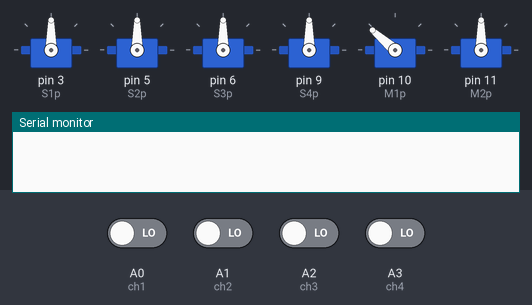
The sketch below on a simulated Arduino Uno, built with avr-gcc and run on an emulated ATmega328P. On the bench: 6 × servo, the last lines printed to the serial monitor. Inputs (shaded band) come from the test bench; at power-on: A0 (ch1), A1 (ch2), A2 (ch3), A3 (ch4) LOW.

Above: at 0.1 s.
At 5.1 s:
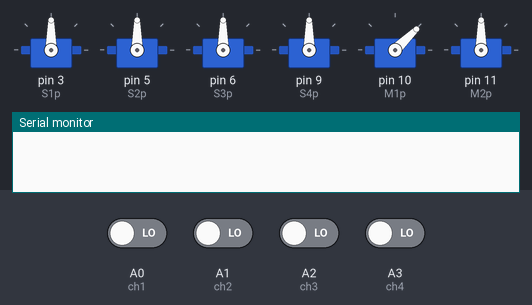
At 15.1 s:
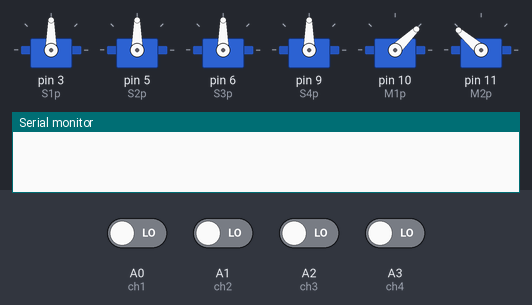
At 20.1 s:
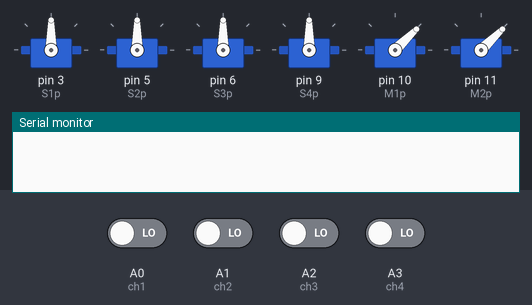
At 34.1 s:
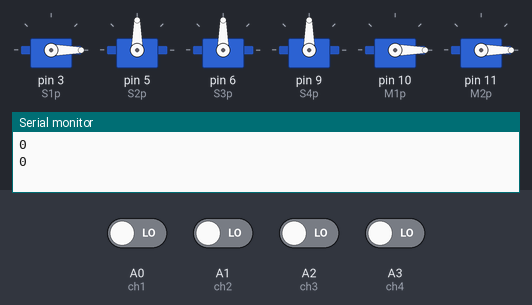
Timing chart, 0 to 35.6 s (numbered marks = the images above):
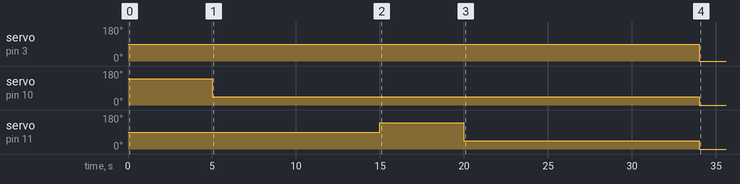

The sketch:

ArduinoFlightController.ino
```cpp
#include <Servo.h>
int PWM_MIN = 1000;
int PWM_MAX = 1980;
int ch1 = A0; // RF Channel 1
int ch2 = A1; // RF Channel 2
int ch3 = A2; // RF Channel 3
int ch4 = A3; // RF Channel 4
int S1p = 3;  // PWM Pin (Rudder)
int S2p = 5;  // PWM Pin (Left Aileron)
int S3p = 6;  // PWM Pin (Right Aileron)
int S4p = 9;  // PWM Pin (Elevator)
int M1p = 10; // PWM Pin (Engine 1)
int M2p = 11; // PWM Pin (Engine 2)
Servo S1;
Servo S2;
Servo S3;
Servo S4;
Servo M1;
Servo M2;


void setup()
{
Serial.begin(9600);
pinMode(ch1, INPUT);
pinMode(ch2, INPUT);
pinMode(ch3, INPUT);
pinMode(ch4, INPUT);
S1.attach(S1p);
S2.attach(S2p);
S3.attach(S3p);
S4.attach(S4p);
M1.attach(M1p);
M2.attach(M2p);
// arms the esc's
M1.writeMicroseconds(PWM_MAX);
delay(5000);
M1.writeMicroseconds(PWM_MIN);
delay(10000);
M2.writeMicroseconds(PWM_MAX);
delay(5000);
M2.writeMicroseconds(PWM_MIN);
delay(10000);

}
void loop()
{
int channel1 = pulseIn(ch1, HIGH); //Yaw stick
int channel2 = pulseIn(ch2, HIGH); //Pitch stick
int channel3 = pulseIn(ch3, HIGH); //Mode switch button
int channel4 = pulseIn(ch4, HIGH); //Engine shutoff/on
int ch1map = map(channel1, PWM_MIN, PWM_MAX, 50, 130); //Map RF Min/Max to Servo Min/max in degrees
int ch2map = map(channel2, PWM_MIN, PWM_MAX, 50, 130); //Map RF Min/Max to Servo MIn/max in degrees
Serial.println(channel1);
Serial.println(channel2);
if(channel4 < 1300) //If engine shutoff button is clicked
{
M1.write(PWM_MIN); //Engine 1 shutoff
M2.write(PWM_MIN); //Engine 2 shutoff
}
else{}
if(channel3 < 1300) //If on ground
{

S1.write(ch1map); //rudder
M1.writeMicroseconds(channel2); //Engine 1
M2.writeMicroseconds(channel2); //Engine 2

}
else //If in air
   {
S2.write(ch1map); //Left Aileron
S3.write(ch1map); //Right Aileron
S4.write(ch2map); //Elevator
   }
}
```

Measured:
- by itself, servo on pin 3 (S1p): 90° → 0° at 34.0 s
- by itself, servo on pin 10 (M1p): 139° → 44° at 5.0 s, → 0° 29.0 s later
- by itself, servo on pin 11 (M2p): 90° → 139° at 15.0 s, → 44° 5.0 s later, → 0° 14.0 s later
